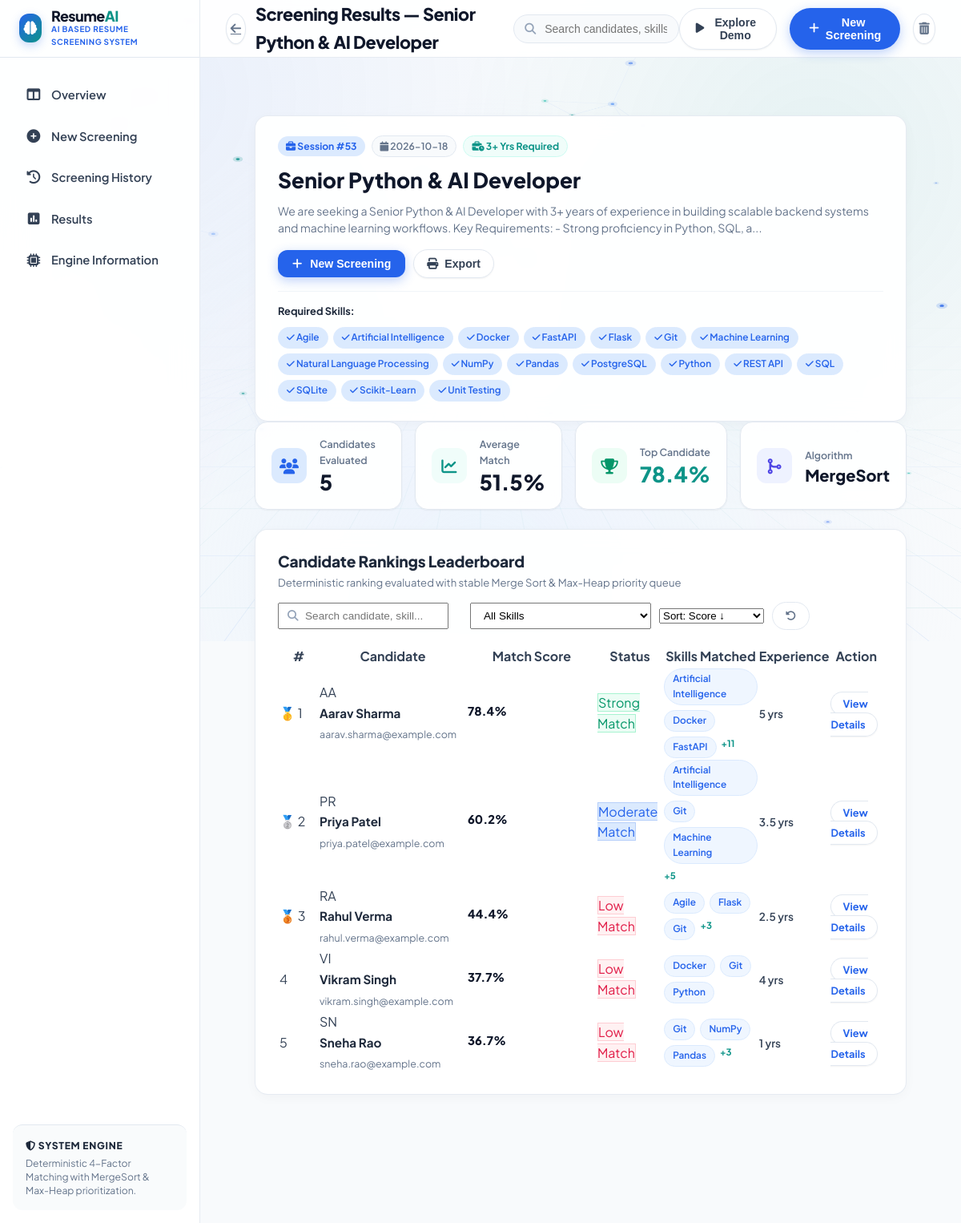
/results/53, run on the app's committed database.
### tables this page shows
CREATE TABLE jobs (
            id INTEGER PRIMARY KEY AUTOINCREMENT,
            job_title TEXT NOT NULL,
            job_description TEXT NOT NULL,
            required_skills TEXT,
            required_experience REAL DEFAULT 0,
            created_at TIMESTAMP DEFAULT CURRENT_TIMESTAMP
        );

CREATE TABLE candidates (
            id INTEGER PRIMARY KEY AUTOINCREMENT,
            job_id INTEGER,
            name TEXT NOT NULL,
            email TEXT,
            phone TEXT,
            education TEXT,
            experience_years REAL DEFAULT 0,
            resume_filename TEXT,
            match_score REAL DEFAULT 0,
            skill_score REAL DEFAULT 0,
            exp_score REAL DEFAULT 0,
            edu_score REAL DEFAULT 0,
            tfidf_score REAL DEFAULT 0,
            badge TEXT,
            badge_class TEXT,
            matched_skills TEXT,
            missing_skills TEXT,
            additional_skills TEXT,
            explanations_json TEXT,
            raw_text TEXT,
            projects TEXT,
            certifications TEXT,
            created_at TIMESTAMP DEFAULT CURRENT_TIMESTAMP,
            FOREIGN KEY (job_id) REFERENCES jobs (id) ON DELETE CASCADE
        );

### app.py (the view)
@app.route('/results/<int:job_id>')
def view_results(job_id: int):
    job = database.get_job(job_id)
    if not job:
        flash("Screening session not found.", "error")
        return redirect(url_for('dashboard'))
    candidates = database.get_candidates_for_job(job_id)
    ranked_candidates = merge_sort(candidates, key=lambda c: c["match_score"], reverse=True)
    for idx, cand in enumerate(ranked_candidates):
        cand["rank"] = idx + 1
    total_count = len(ranked_candidates)
    avg_score = round(sum(c["match_score"] for c in ranked_candidates) / total_count, 1) if total_count > 0 else 0.0
    top_candidate = ranked_candidates[0] if ranked_candidates else None
    all_skills_set = set()
    for c in ranked_candidates:
        all_skills_set.update(c.get("skills", []))
    available_skills = sorted(list(all_skills_set))
    return render_template(
        'results.html',
        job=job,
        candidates=ranked_candidates,
        total_count=total_count,
        avg_score=avg_score,
        top_candidate=top_candidate,
        available_skills=available_skills
    )

### algorithms.py (called while the page is built)
def merge_sort(arr: List[Any], key: Optional[Callable[[Any], Any]] = None, reverse: bool = False) -> List[Any]:
    if len(arr) <= 1:
        return arr[:]
    mid = len(arr) // 2
    left = merge_sort(arr[:mid], key=key, reverse=reverse)
    right = merge_sort(arr[mid:], key=key, reverse=reverse)
    return _merge(left, right, key, reverse)

def _merge(left: List[Any], right: List[Any], key: Optional[Callable[[Any], Any]], reverse: bool) -> List[Any]:
    merged = []
    i = j = 0
    def get_val(item):
        return key(item) if key else item
    while i < len(left) and j < len(right):
        val_l = get_val(left[i])
        val_r = get_val(right[j])
        if (val_l >= val_r if reverse else val_l <= val_r):
            merged.append(left[i])
            i += 1
        else:
            merged.append(right[j])
            j += 1
    merged.extend(left[i:])
    merged.extend(right[j:])
    return merged

### app.py (called while the page is built)
@app.template_filter('format_exp')
def format_exp_filter(val):
    if val is None:
        return "0"
    try:
        f = float(val)
        return str(int(f)) if f.is_integer() else str(round(f, 1))
    except (ValueError, TypeError):
        return str(val)

### database.py (called while the page is built)
def get_db_connection() -> sqlite3.Connection:
    os.makedirs(DB_DIR, exist_ok=True)
    conn = sqlite3.connect(DB_PATH)
    conn.row_factory = sqlite3.Row
    return conn

def get_job(job_id: int) -> Optional[Dict[str, Any]]:
    conn = get_db_connection()
    cursor = conn.cursor()
    cursor.execute("SELECT * FROM jobs WHERE id = ?", (job_id,))
    row = cursor.fetchone()
    conn.close()
    if not row:
        return None
    res = dict(row)
    res["required_skills"] = json.loads(res["required_skills"]) if res["required_skills"] else []
    return res

### templates/results.html (shortened to what this page needs)
{% extends 'base.html' %}
{% block page_title %}Screening Results — {{ job.job_title }}{% endblock %}
{% block content %}
<div class="results-page-container">
    <div class="card-light-panel mb-4">
        <div style="display: flex; justify-content: space-between; align-items: flex-start; flex-wrap: wrap; gap: 16px;">
            <div>
                <div style="display: flex; gap: 8px; align-items: center; margin-bottom: 8px; flex-wrap: wrap;">
                    <span style="font-size: 0.76rem; font-weight: 700; background: var(--color-soft-sky); color: var(--color-arctic-blue); padding: 3px 10px; border-radius: var(--radius-pill);">
                        <i class="fa-solid fa-briefcase"></i> Session #{{ job.id }}
                    </span>
                    <span style="font-size: 0.76rem; font-weight: 600; background: var(--color-ice-white); color: var(--color-slate-muted); padding: 3px 10px; border-radius: var(--radius-pill); border: 1px solid var(--border-color);">
                        <i class="fa-solid fa-calendar"></i> {{ job.created_at[:10] if job.created_at else 'Recent' }}
                    </span>
                    {% if job.required_experience > 0 %}
                    <span style="font-size: 0.76rem; font-weight: 700; background: var(--color-soft-teal); color: var(--color-teal); padding: 3px 10px; border-radius: var(--radius-pill); border: 1px solid var(--color-soft-teal-border);">
                        <i class="fa-solid fa-business-time"></i> {{ job.required_experience|format_exp }}+ Yrs Required
                    </span>
                    {% endif %}
                </div>
                <h1 style="font-size: 1.65rem; font-weight: 800; color: var(--color-slate-title); margin-bottom: 6px;">{{ job.job_title }}</h1>
                <p style="font-size: 0.88rem; color: var(--color-slate-muted); max-width: 800px; line-height: 1.5;">{{ job.job_description[:200] }}...</p>
            </div>
            <div style="display: flex; gap: 10px; align-items: center;">
                <button type="button" class="btn-primary-screen" onclick="openUploadModal()" style="padding: 9px 18px; font-size: 0.88rem; width: auto;">
                    <i class="fa-solid fa-plus"></i> New Screening
                </button>
                <button onclick="window.print()" class="btn-nav-demo" title="Print / Export Report" style="padding: 9px 16px; font-size: 0.88rem;">
                    <i class="fa-solid fa-print"></i> Export
                </button>
            </div>
        </div>
        {% if job.required_skills %}
        <div style="margin-top: 16px; padding-top: 14px; border-top: 1px solid var(--border-color-light); display: flex; align-items: center; gap: 10px; flex-wrap: wrap;">
            <span style="font-size: 0.8rem; font-weight: 700; color: var(--color-slate-heading);">Required Skills:</span>
            <div style="display: flex; gap: 6px; flex-wrap: wrap;">
                {% for s in job.required_skills %}
                <span class="skill-tag-pill" style="background: var(--color-soft-sky); color: var(--color-arctic-blue); border-color: var(--color-soft-sky);">
                    <i class="fa-solid fa-check" style="font-size: 0.7rem;"></i> {{ s }}
                </span>
                {% endfor %}
            </div>
        </div>
        {% endif %}
    </div>
    <div class="kpi-slots-grid mb-4">
        <div class="kpi-card-clean">
            <div class="kpi-icon-pill icon-blue"><i class="fa-solid fa-users"></i></div>
            <div>
                <span class="kpi-label-muted">Candidates Evaluated</span>
                <div class="kpi-stat-bold">{{ total_count }}</div>
            </div>
        </div>
        <div class="kpi-card-clean">
            <div class="kpi-icon-pill icon-teal"><i class="fa-solid fa-chart-line"></i></div>
            <div>
                <span class="kpi-label-muted">Average Match</span>
                <div class="kpi-stat-bold">{{ avg_score }}%</div>
            </div>
        </div>
        <div class="kpi-card-clean">
            <div class="kpi-icon-pill icon-green"><i class="fa-solid fa-trophy"></i></div>
            <div>
                <span class="kpi-label-muted">Top Candidate</span>
                <div class="kpi-stat-bold" style="color: var(--color-teal);">
                    {% if top_candidate %}{{ top_candidate.match_score }}%{% else %}N/A{% endif %}
                </div>
            </div>
        </div>
        <div class="kpi-card-clean">
            <div class="kpi-icon-pill icon-indigo"><i class="fa-solid fa-code-merge"></i></div>
            <div>
                <span class="kpi-label-muted">Algorithm</span>
                <div class="kpi-stat-bold" style="font-size: 1.25rem;">MergeSort</div>
            </div>
        </div>
    </div>
    <div class="card-light-panel" id="rankingsSection">
        <div class="table-toolbar-flex" style="margin-bottom: 18px;">
            <div>
                <h3 class="panel-title-clean" style="font-size: 1.2rem;">Candidate Rankings Leaderboard</h3>
                <p class="panel-sub-text">Deterministic ranking evaluated with stable Merge Sort &amp; Max-Heap priority queue</p>
            </div>
            <div style="display: flex; gap: 10px; align-items: center; flex-wrap: wrap;">
                <div style="position: relative; width: 230px;">
                    <i class="fa-solid fa-magnifying-glass" style="position: absolute; left: 12px; top: 50%; transform: translateY(-50%); color: var(--color-slate-light); font-size: 0.85rem;"></i>
                    <input type="text" id="candidateSearchInput" class="light-table-search"
                        placeholder="Search candidate, skill..." onkeyup="filterRankingsTable()" style="padding-left: 32px; font-size: 0.85rem; padding-top: 7px; padding-bottom: 7px;">
                </div>
                <select id="skillDropdownFilter" class="light-select-control" onchange="filterRankingsTable()" style="font-size: 0.85rem; padding: 7px 12px;">
                    <option value="">All Skills</option>
                </select>
                <select id="sortDropdownFilter" class="light-select-control" onchange="sortRankingsTable(this.value)">
                    <option value="score_desc">Sort: Score &darr;</option>
                </select>
                <button type="button" class="btn-clear-filters" onclick="clearRankingsFilters()" title="Reset Filters">
                    <i class="fa-solid fa-rotate-left"></i>
                </button>
            </div>
        </div>
        <div style="overflow-x: auto;">
            <table class="light-saas-table" id="rankingsTable">
                <thead>
                    <tr>
                        <th style="width: 48px;">#</th>
                        <th>Candidate</th>
                        <th style="width: 160px;">Match Score</th>
                        <th>Status</th>
                        <th>Skills Matched</th>
                        <th>Experience</th>
                        <th class="text-right">Action</th>
                    </tr>
                </thead>
                <tbody id="rankingsTableBody">
                    {% for c in candidates %}
                    <tr class="ranking-row"
                        data-name="{{ c.name|lower }}"
                        data-email="{{ c.email|lower }}"
                        data-skills="{{ c.skills|join(' ')|lower }}"
                        data-score="{{ c.match_score }}"
                        data-exp="{{ c.experience_years }}">
                        <td class="col-rank">
                            {% if loop.index == 1 %}
                                <span class="rank-badge rank-1" title="Rank 1">🥇 1</span>
                            {% elif loop.index == 2 %}
                                <span class="rank-badge rank-2" title="Rank 2">🥈 2</span>
                            {% elif loop.index == 3 %}
                                <span class="rank-badge rank-3" title="Rank 3">🥉 3</span>
                            {% else %}
                                <span class="rank-num">{{ loop.index }}</span>
                            {% endif %}
                        </td>
                        <td class="col-candidate">
                            <div class="cand-info-flex">
                                <div class="cand-avatar avatar-tint-{{ loop.index % 5 }}">
                                    {{ c.name[:2]|upper if c.name != 'Not Available' else 'CD' }}
                                </div>
                                <div class="cand-meta">
                                    <a href="{{ url_for('candidate_detail', candidate_id=c.id) }}" class="cand-name-link">
                                        {{ c.name }}
                                    </a>
                                    <span class="cand-email">{{ c.email }}</span>
                                </div>
                            </div>
                        </td>
                        <td class="col-score">
                            <div style="display: flex; flex-direction: column; gap: 4px;">
                                <span style="font-weight: 800; font-size: 0.92rem; color: var(--color-slate-title);">{{ c.match_score }}%</span>
                            </div>
                        </td>
                        <td class="col-badge">
                            {% if c.match_score >= 70 %}
                                <span class="status-pill-light pill-strong">Strong Match</span>
                            {% elif c.match_score >= 45 %}
                                <span class="status-pill-light pill-moderate">Moderate Match</span>
                            {% else %}
                                <span class="status-pill-light pill-low">Low Match</span>
                            {% endif %}
                        </td>
                        <td class="col-skills">
                            <div style="display: flex; gap: 6px; flex-wrap: wrap;">
                                {% for s in c.matched_skills[:3] %}
                                    <span class="skill-tag-pill">{{ s }}</span>
                                {% endfor %}
                                {% if c.matched_skills|length > 3 %}
                                    <span class="skill-tag-more">+{{ c.matched_skills|length - 3 }}</span>
                                {% elif not c.matched_skills and c.skills %}
                                    {% for s in c.skills[:2] %}
                                        <span class="skill-tag-pill">{{ s }}</span>
                                    {% endfor %}
                                {% endif %}
                            </div>
                        </td>
                        <td class="col-exp">
                            <span style="font-size: 0.85rem; font-weight: 600; color: var(--color-slate-body);">{{ c.experience_years|format_exp }} yrs</span>
                        </td>
                        <td class="col-actions text-right">
                            <a href="{{ url_for('candidate_detail', candidate_id=c.id) }}" class="btn-action-view">
                                View Details
                            </a>
                        </td>
                    </tr>
                    {% endfor %}
                </tbody>
            </table>
        </div>
    </div>
</div>
{% endblock %}

### data on the page
jobs: job_title "Senior Python & AI Developer", id "53", created_at "2026-10-18", required_experience "3", job_description "We are seeking a Senior Python & AI Developer with 3+ years of experience in building scalable backend systems and machine learning workflows. Key Requirements: - Strong proficiency in Python, SQL, a"
candidates: match_score "78.4", shows "🥇 1", name "AA", name "Aarav Sharma", email "aarav.sharma@example.com", shows "Strong Match", 3 "Artificial Intelligence" "Docker" "FastAPI", matched_skills|length "11", experience_years "5"
candidates: shows "🥈 2", name "PR", name "Priya Patel", email "priya.patel@example.com", match_score "60.2", shows "Moderate Match", 3 "Artificial Intelligence" "Git" "Machine Learning", matched_skills|length "5", experience_years "3.5"
candidates: shows "🥉 3", name "RA", name "Rahul Verma", email "rahul.verma@example.com", match_score "44.4", shows "Low Match", 3 "Agile" "Flask" "Git", matched_skills|length "3", experience_years "2.5"
candidates: name "VI", name "Vikram Singh", email "vikram.singh@example.com", match_score "37.7", shows "Low Match", 3 "Docker" "Git" "Python", experience_years "4"
candidates: name "SN", name "Sneha Rao", email "sneha.rao@example.com", match_score "36.7", shows "Low Match", 3 "Git" "NumPy" "Pandas", matched_skills|length "3", experience_years "1"

### other printed values
{{ s }} "Agile" "Artificial Intelligence" "Docker" "FastAPI" "Flask" "Git" "Machine Learning" "Natural Language Processing" "NumPy" "Pandas" "PostgreSQL" "Python" "REST API" "SQL" "SQLite" "Scikit-Learn" "Unit Testing"
{{ total_count }} "5"
{{ avg_score }} "51.5"
